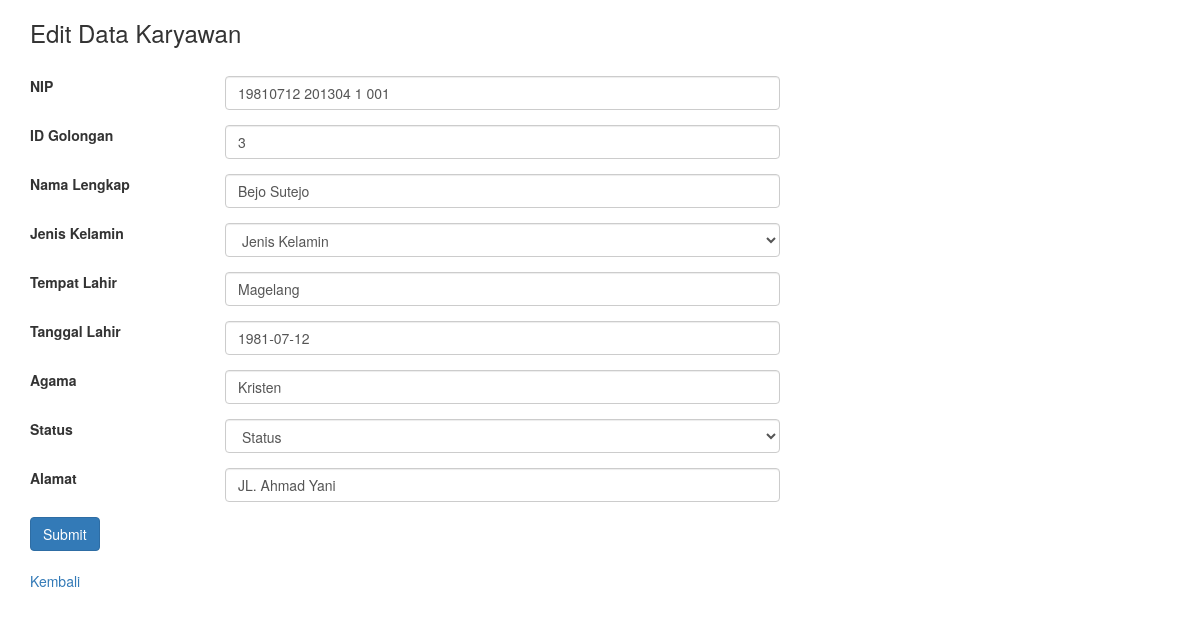
Page /edit_karyawan.php?id=1 on the committed database.
### tables this page shows
CREATE TABLE `karyawan` (
  `id_karyawan` int(11) NOT NULL AUTO_INCREMENT,
  `nip` varchar(30) DEFAULT NULL,
  `nama` varchar(50) DEFAULT NULL,
  `jk` varchar(20) DEFAULT NULL,
  `tempatlahir` varchar(50) DEFAULT NULL,
  `tanggallahir` date DEFAULT NULL,
  `agama` varchar(30) DEFAULT NULL,
  `status` varchar(20) DEFAULT NULL,
  `alamat` varchar(100) DEFAULT NULL,
  `golongan_id` int(11) DEFAULT NULL,
  PRIMARY KEY (`id_karyawan`),
  KEY `golongan_id` (`golongan_id`),
  CONSTRAINT `karyawan_ibfk_1` FOREIGN KEY (`golongan_id`) REFERENCES `golongan` (`id_golongan`)
);

### function.php (called while the page is built, shortened)
<?php
$db = mysqli_connect("localhost", "root", "", "gaji_karyawan");
function query($query)
{
	global $db;
	$result = mysqli_query($db, $query);
	$rows = [];
	while ($row = mysqli_fetch_assoc($result)) {
		$rows[] = $row;
	}
	return $rows;
}
?>

### edit_karyawan.php (the view, shortened to what this page needs)
<?php
require 'function.php';
$id = $_GET["id"];
$kar = query("SELECT * FROM karyawan WHERE id_karyawan = $id")[0];
?>
<!DOCTYPE html>
<html lang="en">
<head>
	<link rel="stylesheet" href="bootstrap/css/bootstrap.min.css">
</head>
<body>
<div class="container">
		<div class="logo">
            <h3>Edit Data Karyawan</h3>
			<br>
        </div>
		<form method="POST" action="">
			<div class="form-group row">
				<label class="col-sm-2 col-form-label">NIP</label>
				<div class="col-sm-6">
					<input type="text" name="nip" class="form-control"
					required value="<?php echo $kar["nip"]; ?>">
				</div>
			</div>
			<div class="form-group row">
				<label class="col-sm-2 col-form-label">ID Golongan</label>
				<div class="col-sm-6">
					<input type="text" name="golongan_id" class="form-control"
					required value="<?php echo $kar["golongan_id"]; ?>">
				</div>
			</div>
			<div class="form-group row">
				<label class="col-sm-2 col-form-label">Nama Lengkap</label>
				<div class="col-sm-6">
					<input type="text" name="nama" class="form-control"
					required value="<?php echo $kar["nama"]; ?>">
				</div>
			</div>
			<div class="form-group row">
				<label class="col-sm-2 col-form-label">Jenis Kelamin</label>
				<div class="col-sm-6">
					<select name="jk" class="form-control">
						<option selected>Jenis Kelamin</option>
					</select>
				</div>
			</div>
			<div class="form-group row">
				<label class="col-sm-2 col-form-label">Tempat Lahir</label>
				<div class="col-sm-6">
					<input type="text" name="tempatlahir" class="form-control"
					required value="<?php echo $kar["tempatlahir"]; ?>">
				</div>
			</div>
			<div class="form-group row">
				<label class="col-sm-2 col-form-label">Tanggal Lahir</label>
				<div class="col-sm-6">
					<input type="text" name="tanggallahir" class="form-control"
					required value="<?php echo $kar["tanggallahir"]; ?>">
				</div>
			</div>
			<div class="form-group row">
				<label class="col-sm-2 col-form-label">Agama</label>
				<div class="col-sm-6">
					<input type="text" name="agama" class="form-control"
					required value="<?php echo $kar["agama"]; ?>">
				</div>
			</div>
			<div class="form-group row">
				<label class="col-sm-2 col-form-label">Status</label>
				<div class="col-sm-6">
				<select name="status" class="form-control">
						<option selected>Status</option>
					</select>
				</div>
			</div>
			<div class="form-group row">
				<label class="col-sm-2 col-form-label">Alamat</label>
				<div class="col-sm-6">
					<input type="text" name="alamat" class="form-control"
					required value="<?php echo $kar["alamat"]; ?>">
				</div>
			</div>
			<div>
				<button type="submit" name="submit" class="btn btn-primary">Submit</button>
			</div>
		</form>
		<br>
		<a href="tampil_karyawan.php">Kembali</a>
	</div>
</body>
</html>

### rows in the picture
karyawan: nip "19810712 201304 1 001", golongan_id "3", nama "Bejo Sutejo", tempatlahir "Magelang", tanggallahir "1981-07-12", agama "Kristen", alamat "JL. Ahmad Yani"
